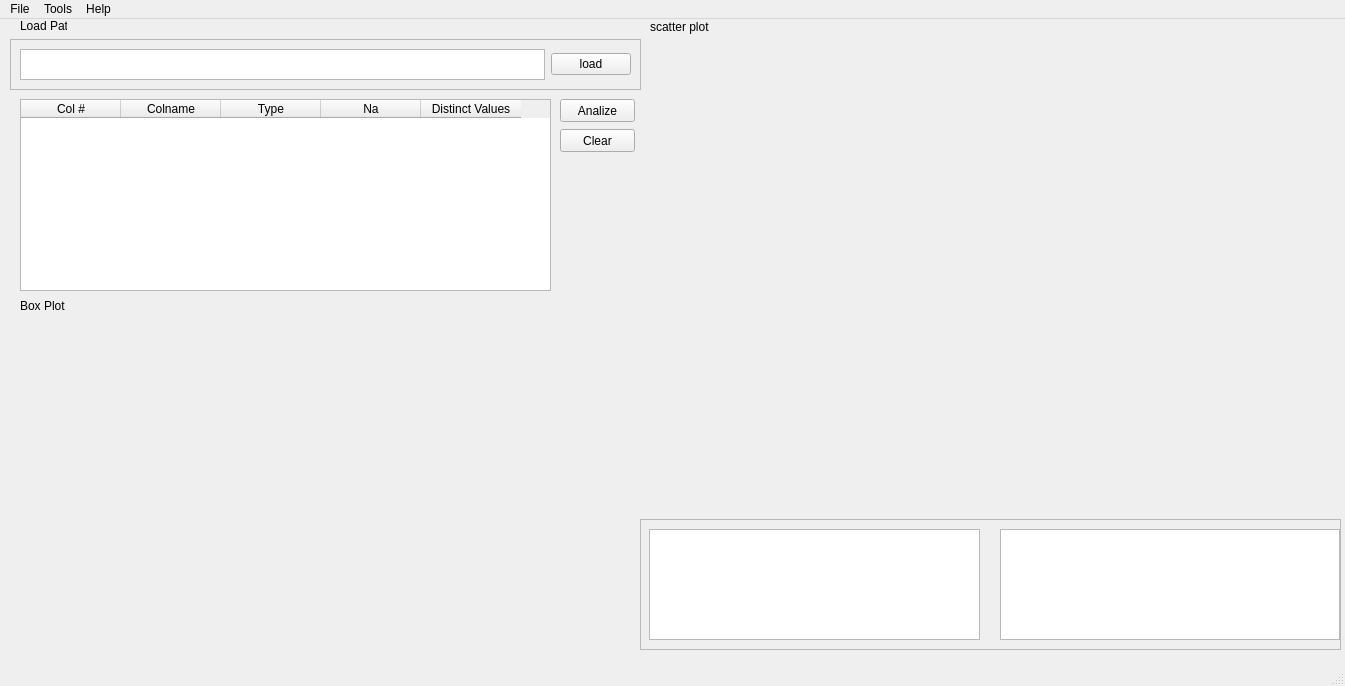
<?xml version="1.0" encoding="UTF-8"?>
<ui version="4.0">
 <class>MainWindow</class>
 <widget class="QMainWindow" name="MainWindow">
  <property name="geometry">
   <rect>
    <x>0</x>
    <y>0</y>
    <width>1345</width>
    <height>686</height>
   </rect>
  </property>
  <property name="windowTitle">
   <string>MainWindow</string>
  </property>
  <widget class="QWidget" name="centralwidget">
   <widget class="QFrame" name="frame">
    <property name="geometry">
     <rect>
      <x>10</x>
      <y>20</y>
      <width>631</width>
      <height>51</height>
     </rect>
    </property>
    <property name="frameShape">
     <enum>QFrame::StyledPanel</enum>
    </property>
    <property name="frameShadow">
     <enum>QFrame::Raised</enum>
    </property>
    <layout class="QHBoxLayout" name="horizontalLayout">
     <item>
      <widget class="QTextEdit" name="DataPath">
       <property name="html">
        <string>&lt;!DOCTYPE HTML PUBLIC &quot;-//W3C//DTD HTML 4.0//EN&quot; &quot;http://www.w3.org/TR/REC-html40/strict.dtd&quot;&gt;
&lt;html&gt;&lt;head&gt;&lt;meta name=&quot;qrichtext&quot; content=&quot;1&quot; /&gt;&lt;style type=&quot;text/css&quot;&gt;
p, li { white-space: pre-wrap; }
&lt;/style&gt;&lt;/head&gt;&lt;body style=&quot; font-family:'MS Shell Dlg 2'; font-size:8.25pt; font-weight:400; font-style:normal;&quot;&gt;
&lt;p style=&quot;-qt-paragraph-type:empty; margin-top:0px; margin-bottom:0px; margin-left:0px; margin-right:0px; -qt-block-indent:0; text-indent:0px; font-size:8pt;&quot;&gt;&lt;br /&gt;&lt;/p&gt;&lt;/body&gt;&lt;/html&gt;</string>
       </property>
      </widget>
     </item>
     <item>
      <widget class="QPushButton" name="Datapathbutton">
       <property name="text">
        <string>load</string>
       </property>
      </widget>
     </item>
    </layout>
   </widget>
   <widget class="QTableWidget" name="ColDetail">
    <property name="geometry">
     <rect>
      <x>20</x>
      <y>80</y>
      <width>531</width>
      <height>192</height>
     </rect>
    </property>
    <column>
     <property name="text">
      <string>Col #</string>
     </property>
    </column>
    <column>
     <property name="text">
      <string>Colname</string>
     </property>
    </column>
    <column>
     <property name="text">
      <string>Type</string>
     </property>
    </column>
    <column>
     <property name="text">
      <string>Na</string>
     </property>
    </column>
    <column>
     <property name="text">
      <string>Distinct Values</string>
     </property>
    </column>
   </widget>
   <widget class="QPushButton" name="analize">
    <property name="geometry">
     <rect>
      <x>560</x>
      <y>80</y>
      <width>75</width>
      <height>23</height>
     </rect>
    </property>
    <property name="text">
     <string>Analize</string>
    </property>
   </widget>
   <widget class="QPushButton" name="clear">
    <property name="geometry">
     <rect>
      <x>560</x>
      <y>110</y>
      <width>75</width>
      <height>23</height>
     </rect>
    </property>
    <property name="text">
     <string>Clear</string>
    </property>
   </widget>
   <widget class="QFrame" name="frame_2">
    <property name="geometry">
     <rect>
      <x>640</x>
      <y>500</y>
      <width>701</width>
      <height>131</height>
     </rect>
    </property>
    <property name="frameShape">
     <enum>QFrame::StyledPanel</enum>
    </property>
    <property name="frameShadow">
     <enum>QFrame::Raised</enum>
    </property>
    <widget class="QTextEdit" name="dataframesummery">
     <property name="geometry">
      <rect>
       <x>9</x>
       <y>10</y>
       <width>331</width>
       <height>111</height>
      </rect>
     </property>
    </widget>
    <widget class="QTextEdit" name="cellsummery">
     <property name="geometry">
      <rect>
       <x>360</x>
       <y>10</y>
       <width>340</width>
       <height>111</height>
      </rect>
     </property>
    </widget>
   </widget>
   <widget class="QLabel" name="plot">
    <property name="geometry">
     <rect>
      <x>20</x>
      <y>300</y>
      <width>531</width>
      <height>361</height>
     </rect>
    </property>
    <property name="text">
     <string/>
    </property>
    <property name="pixmap">
     <pixmap>C:/Users/ello/Downloads/Untitled.png</pixmap>
    </property>
   </widget>
   <widget class="QLabel" name="visulization">
    <property name="geometry">
     <rect>
      <x>650</x>
      <y>20</y>
      <width>681</width>
      <height>471</height>
     </rect>
    </property>
    <property name="text">
     <string/>
    </property>
    <property name="pixmap">
     <pixmap>C:/Users/ello/Downloads/Untitled.png</pixmap>
    </property>
   </widget>
   <widget class="QLabel" name="label">
    <property name="geometry">
     <rect>
      <x>20</x>
      <y>280</y>
      <width>47</width>
      <height>13</height>
     </rect>
    </property>
    <property name="text">
     <string>Box Plot</string>
    </property>
   </widget>
   <widget class="QLabel" name="label_2">
    <property name="geometry">
     <rect>
      <x>650</x>
      <y>0</y>
      <width>91</width>
      <height>16</height>
     </rect>
    </property>
    <property name="text">
     <string>scatter plot</string>
    </property>
   </widget>
   <widget class="QLabel" name="label_3">
    <property name="geometry">
     <rect>
      <x>20</x>
      <y>0</y>
      <width>47</width>
      <height>13</height>
     </rect>
    </property>
    <property name="text">
     <string>Load Path</string>
    </property>
   </widget>
  </widget>
  <widget class="QMenuBar" name="menubar">
   <property name="geometry">
    <rect>
     <x>0</x>
     <y>0</y>
     <width>1345</width>
     <height>21</height>
    </rect>
   </property>
   <widget class="QMenu" name="menuFile">
    <property name="title">
     <string>File</string>
    </property>
    <addaction name="actionExit"/>
    <addaction name="actionExit_2"/>
   </widget>
   <widget class="QMenu" name="menuHelp">
    <property name="title">
     <string>Help</string>
    </property>
    <addaction name="actionAbout_help"/>
   </widget>
   <widget class="QMenu" name="menuTools">
    <property name="title">
     <string>Tools</string>
    </property>
    <widget class="QMenu" name="menuExport_Data">
     <property name="title">
      <string>Export Data</string>
     </property>
     <addaction name="actionJSon"/>
     <addaction name="actionXML"/>
     <addaction name="actionCSV"/>
    </widget>
    <addaction name="menuExport_Data"/>
   </widget>
   <addaction name="menuFile"/>
   <addaction name="menuTools"/>
   <addaction name="menuHelp"/>
  </widget>
  <widget class="QStatusBar" name="statusbar"/>
  <action name="actionExit">
   <property name="text">
    <string>Open</string>
   </property>
  </action>
  <action name="actionExit_2">
   <property name="text">
    <string>Exit</string>
   </property>
  </action>
  <action name="actionAbout_help">
   <property name="text">
    <string>About help</string>
   </property>
  </action>
  <action name="actionJSon">
   <property name="text">
    <string>JSon</string>
   </property>
  </action>
  <action name="actionXML">
   <property name="text">
    <string>XML</string>
   </property>
  </action>
  <action name="actionCSV">
   <property name="text">
    <string>CSV</string>
   </property>
  </action>
 </widget>
 <resources/>
 <connections/>
</ui>
